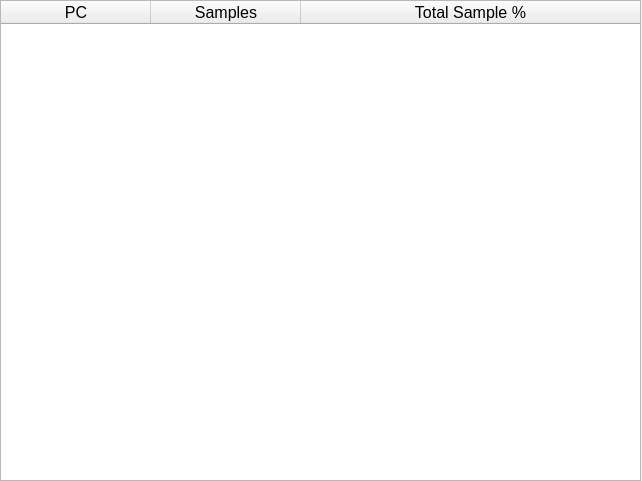
<?xml version="1.0" encoding="UTF-8"?>
<ui version="4.0">
 <class>FunctionProfilerWindow</class>
 <widget class="KDDockWidgets::DockWidget" name="FunctionProfilerWindow">
  <property name="geometry">
   <rect>
    <x>0</x>
    <y>0</y>
    <width>642</width>
    <height>481</height>
   </rect>
  </property>
  <property name="windowTitle">
   <string>Function Profiler</string>
  </property>
  <widget class="QWidget" name="RootWidget" native="true">
   <property name="geometry">
    <rect>
     <x>0</x>
     <y>0</y>
     <width>641</width>
     <height>481</height>
    </rect>
   </property>
   <property name="sizePolicy">
    <sizepolicy hsizetype="Expanding" vsizetype="Expanding">
     <horstretch>0</horstretch>
     <verstretch>0</verstretch>
    </sizepolicy>
   </property>
   <layout class="QGridLayout" name="gridLayout">
    <property name="leftMargin">
     <number>0</number>
    </property>
    <property name="topMargin">
     <number>0</number>
    </property>
    <property name="rightMargin">
     <number>0</number>
    </property>
    <property name="bottomMargin">
     <number>0</number>
    </property>
    <property name="spacing">
     <number>4</number>
    </property>
    <item row="0" column="0">
     <widget class="QTableWidget" name="table_PC">
      <property name="font">
       <font>
        <pointsize>12</pointsize>
       </font>
      </property>
      <property name="alternatingRowColors">
       <bool>true</bool>
      </property>
      <property name="sortingEnabled">
       <bool>false</bool>
      </property>
      <property name="rowCount">
       <number>0</number>
      </property>
      <attribute name="horizontalHeaderCascadingSectionResizes">
       <bool>false</bool>
      </attribute>
      <attribute name="horizontalHeaderDefaultSectionSize">
       <number>150</number>
      </attribute>
      <attribute name="horizontalHeaderStretchLastSection">
       <bool>true</bool>
      </attribute>
      <attribute name="verticalHeaderVisible">
       <bool>false</bool>
      </attribute>
      <attribute name="verticalHeaderShowSortIndicator" stdset="0">
       <bool>false</bool>
      </attribute>
      <column>
       <property name="text">
        <string>PC</string>
       </property>
      </column>
      <column>
       <property name="text">
        <string>Samples</string>
       </property>
      </column>
      <column>
       <property name="text">
        <string>Total Sample %</string>
       </property>
      </column>
     </widget>
    </item>
   </layout>
  </widget>
 </widget>
 <customwidgets>
  <customwidget>
   <class>KDDockWidgets::DockWidget</class>
   <extends>QWidget</extends>
   <header location="global">KDDockWidgets/DockWidget.h</header>
   <container>1</container>
  </customwidget>
 </customwidgets>
 <resources/>
 <connections/>
</ui>
